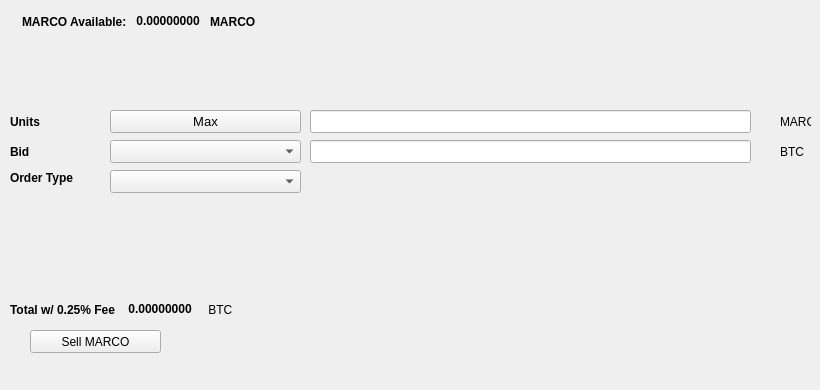
   <widget class="QWidget" name="SellTab">
    <attribute name="title">
     <string>Sell</string>
    </attribute>
    <widget class="QLabel" name="label_16">
     <property name="geometry">
      <rect>
       <x>780</x>
       <y>140</y>
       <width>31</width>
       <height>23</height>
      </rect>
     </property>
     <property name="text">
      <string>BTC</string>
     </property>
    </widget>
    <widget class="QComboBox" name="SellBidcomboBox">
     <property name="geometry">
      <rect>
       <x>110</x>
       <y>140</y>
       <width>191</width>
       <height>23</height>
      </rect>
     </property>
     <property name="font">
      <font>
       <pointsize>10</pointsize>
      </font>
     </property>
    </widget>
    <widget class="QLabel" name="label_18">
     <property name="geometry">
      <rect>
       <x>10</x>
       <y>110</y>
       <width>46</width>
       <height>23</height>
      </rect>
     </property>
     <property name="font">
      <font>
       <weight>75</weight>
       <bold>true</bold>
      </font>
     </property>
     <property name="text">
      <string>Units</string>
     </property>
    </widget>
    <widget class="QPushButton" name="Sell_Max_Amount">
     <property name="geometry">
      <rect>
       <x>110</x>
       <y>110</y>
       <width>191</width>
       <height>23</height>
      </rect>
     </property>
     <property name="font">
      <font>
       <pointsize>10</pointsize>
      </font>
     </property>
     <property name="text">
      <string>Max</string>
     </property>
    </widget>
    <widget class="QLabel" name="label_20">
     <property name="geometry">
      <rect>
       <x>10</x>
       <y>170</y>
       <width>91</width>
       <height>16</height>
      </rect>
     </property>
     <property name="font">
      <font>
       <weight>75</weight>
       <bold>true</bold>
      </font>
     </property>
     <property name="text">
      <string>Order Type</string>
     </property>
    </widget>
    <widget class="QComboBox" name="SellOrdertypeCombo">
     <property name="geometry">
      <rect>
       <x>110</x>
       <y>170</y>
       <width>191</width>
       <height>23</height>
      </rect>
     </property>
     <property name="font">
      <font>
       <pointsize>10</pointsize>
      </font>
     </property>
    </widget>
    <widget class="QLabel" name="label_21">
     <property name="geometry">
      <rect>
       <x>10</x>
       <y>140</y>
       <width>46</width>
       <height>23</height>
      </rect>
     </property>
     <property name="font">
      <font>
       <weight>75</weight>
       <bold>true</bold>
      </font>
     </property>
     <property name="text">
      <string>Bid</string>
     </property>
    </widget>
    <widget class="QLabel" name="label_22">
     <property name="geometry">
      <rect>
       <x>780</x>
       <y>110</y>
       <width>31</width>
       <height>23</height>
      </rect>
     </property>
     <property name="text">
      <string>MARCO</string>
     </property>
    </widget>
    <widget class="QLineEdit" name="UnitsInputMARCO">
     <property name="geometry">
      <rect>
       <x>310</x>
       <y>110</y>
       <width>441</width>
       <height>23</height>
      </rect>
     </property>
     <property name="font">
      <font>
       <pointsize>9</pointsize>
       <weight>75</weight>
       <bold>true</bold>
      </font>
     </property>
    </widget>
    <widget class="QLineEdit" name="SellBidPriceEdit">
     <property name="geometry">
      <rect>
       <x>310</x>
       <y>140</y>
       <width>441</width>
       <height>23</height>
      </rect>
     </property>
     <property name="font">
      <font>
       <pointsize>9</pointsize>
       <weight>75</weight>
       <bold>true</bold>
      </font>
     </property>
    </widget>
    <widget class="QPushButton" name="SellMARCOBTN">
     <property name="geometry">
      <rect>
       <x>30</x>
       <y>330</y>
       <width>131</width>
       <height>23</height>
      </rect>
     </property>
     <property name="text">
      <string>Sell MARCO</string>
     </property>
     <property name="icon">
      <iconset resource="../marco">
       <normaloff>:/icons/bitcoin</normaloff>:/icons/bitcoin</iconset>
     </property>
    </widget>
    <widget class="QWidget" name="layoutWidget3">
     <property name="geometry">
      <rect>
       <x>22</x>
       <y>12</y>
       <width>258</width>
       <height>19</height>
      </rect>
     </property>
     <layout class="QHBoxLayout" name="horizontalLayout">
      <item>
       <widget class="QLabel" name="label232_2">
        <property name="font">
         <font>
          <weight>75</weight>
          <bold>true</bold>
         </font>
        </property>
        <property name="text">
         <string>MARCO Available:</string>
        </property>
       </widget>
      </item>
      <item>
       <widget class="QLabel" name="MARCOAvailableLabel">
        <property name="palette">
         <palette>
          <active>
           <colorrole role="WindowText">
            <brush brushstyle="SolidPattern">
             <color alpha="255">
              <red>0</red>
              <green>0</green>
              <blue>0</blue>
             </color>
            </brush>
           </colorrole>
           <colorrole role="Button">
            <brush brushstyle="SolidPattern">
             <color alpha="255">
              <red>0</red>
              <green>170</green>
              <blue>0</blue>
             </color>
            </brush>
           </colorrole>
           <colorrole role="Light">
            <brush brushstyle="SolidPattern">
             <color alpha="255">
              <red>0</red>
              <green>255</green>
              <blue>0</blue>
             </color>
            </brush>
           </colorrole>
           <colorrole role="Midlight">
            <brush brushstyle="SolidPattern">
             <color alpha="255">
              <red>0</red>
              <green>212</green>
              <blue>0</blue>
             </color>
            </brush>
           </colorrole>
           <colorrole role="Dark">
            <brush brushstyle="SolidPattern">
             <color alpha="255">
              <red>0</red>
              <green>85</green>
              <blue>0</blue>
             </color>
            </brush>
           </colorrole>
           <colorrole role="Mid">
            <brush brushstyle="SolidPattern">
             <color alpha="255">
              <red>0</red>
              <green>113</green>
              <blue>0</blue>
             </color>
            </brush>
           </colorrole>
           <colorrole role="Text">
            <brush brushstyle="SolidPattern">
             <color alpha="255">
              <red>0</red>
              <green>170</green>
              <blue>0</blue>
             </color>
            </brush>
           </colorrole>
           <colorrole role="BrightText">
            <brush brushstyle="SolidPattern">
             <color alpha="255">
              <red>255</red>
              <green>255</green>
              <blue>255</blue>
             </color>
            </brush>
           </colorrole>
           <colorrole role="ButtonText">
            <brush brushstyle="SolidPattern">
             <color alpha="255">
              <red>0</red>
              <green>0</green>
              <blue>0</blue>
             </color>
            </brush>
           </colorrole>
           <colorrole role="Base">
            <brush brushstyle="SolidPattern">
             <color alpha="255">
              <red>255</red>
              <green>255</green>
              <blue>255</blue>
             </color>
            </brush>
           </colorrole>
           <colorrole role="Window">
            <brush brushstyle="SolidPattern">
             <color alpha="255">
              <red>0</red>
              <green>170</green>
              <blue>0</blue>
             </color>
            </brush>
           </colorrole>
           <colorrole role="Shadow">
            <brush brushstyle="SolidPattern">
             <color alpha="255">
              <red>0</red>
              <green>0</green>
              <blue>0</blue>
             </color>
            </brush>
           </colorrole>
           <colorrole role="AlternateBase">
            <brush brushstyle="SolidPattern">
             <color alpha="255">
              <red>127</red>
              <green>212</green>
              <blue>127</blue>
             </color>
            </brush>
           </colorrole>
           <colorrole role="ToolTipBase">
            <brush brushstyle="SolidPattern">
             <color alpha="255">
              <red>255</red>
              <green>255</green>
              <blue>220</blue>
             </color>
            </brush>
           </colorrole>
           <colorrole role="ToolTipText">
            <brush brushstyle="SolidPattern">
             <color alpha="255">
              <red>0</red>
              <green>0</green>
              <blue>0</blue>
             </color>
            </brush>
           </colorrole>
          </active>
          <inactive>
           <colorrole role="WindowText">
            <brush brushstyle="SolidPattern">
             <color alpha="255">
              <red>0</red>
              <green>0</green>
              <blue>0</blue>
             </color>
            </brush>
           </colorrole>
           <colorrole role="Button">
            <brush brushstyle="SolidPattern">
             <color alpha="255">
              <red>0</red>
              <green>170</green>
              <blue>0</blue>
             </color>
            </brush>
           </colorrole>
           <colorrole role="Light">
            <brush brushstyle="SolidPattern">
             <color alpha="255">
              <red>0</red>
              <green>255</green>
              <blue>0</blue>
             </color>
            </brush>
           </colorrole>
           <colorrole role="Midlight">
            <brush brushstyle="SolidPattern">
             <color alpha="255">
              <red>0</red>
              <green>212</green>
              <blue>0</blue>
             </color>
            </brush>
           </colorrole>
           <colorrole role="Dark">
            <brush brushstyle="SolidPattern">
             <color alpha="255">
              <red>0</red>
              <green>85</green>
              <blue>0</blue>
             </color>
            </brush>
           </colorrole>
           <colorrole role="Mid">
            <brush brushstyle="SolidPattern">
             <color alpha="255">
              <red>0</red>
              <green>113</green>
              <blue>0</blue>
             </color>
            </brush>
           </colorrole>
           <colorrole role="Text">
            <brush brushstyle="SolidPattern">
             <color alpha="255">
              <red>0</red>
              <green>170</green>
              <blue>0</blue>
             </color>
            </brush>
           </colorrole>
           <colorrole role="BrightText">
            <brush brushstyle="SolidPattern">
             <color alpha="255">
              <red>255</red>
              <green>255</green>
              <blue>255</blue>
             </color>
            </brush>
           </colorrole>
           <colorrole role="ButtonText">
            <brush brushstyle="SolidPattern">
             <color alpha="255">
              <red>0</red>
              <green>0</green>
              <blue>0</blue>
             </color>
            </brush>
           </colorrole>
           <colorrole role="Base">
            <brush brushstyle="SolidPattern">
             <color alpha="255">
              <red>255</red>
              <green>255</green>
              <blue>255</blue>
             </color>
            </brush>
           </colorrole>
           <colorrole role="Window">
            <brush brushstyle="SolidPattern">
             <color alpha="255">
              <red>0</red>
              <green>170</green>
              <blue>0</blue>
             </color>
            </brush>
           </colorrole>
           <colorrole role="Shadow">
            <brush brushstyle="SolidPattern">
             <color alpha="255">
              <red>0</red>
              <green>0</green>
              <blue>0</blue>
             </color>
            </brush>
           </colorrole>
           <colorrole role="AlternateBase">
            <brush brushstyle="SolidPattern">
             <color alpha="255">
              <red>127</red>
              <green>212</green>
              <blue>127</blue>
             </color>
            </brush>
           </colorrole>
           <colorrole role="ToolTipBase">
            <brush brushstyle="SolidPattern">
             <color alpha="255">
              <red>255</red>
              <green>255</green>
              <blue>220</blue>
             </color>
            </brush>
           </colorrole>
           <colorrole role="ToolTipText">
            <brush brushstyle="SolidPattern">
             <color alpha="255">
              <red>0</red>
              <green>0</green>
              <blue>0</blue>
             </color>
            </brush>
           </colorrole>
          </inactive>
          <disabled>
           <colorrole role="WindowText">
            <brush brushstyle="SolidPattern">
             <color alpha="255">
              <red>0</red>
              <green>85</green>
              <blue>0</blue>
             </color>
            </brush>
           </colorrole>
           <colorrole role="Button">
            <brush brushstyle="SolidPattern">
             <color alpha="255">
              <red>0</red>
              <green>170</green>
              <blue>0</blue>
             </color>
            </brush>
           </colorrole>
           <colorrole role="Light">
            <brush brushstyle="SolidPattern">
             <color alpha="255">
              <red>0</red>
              <green>255</green>
              <blue>0</blue>
             </color>
            </brush>
           </colorrole>
           <colorrole role="Midlight">
            <brush brushstyle="SolidPattern">
             <color alpha="255">
              <red>0</red>
              <green>212</green>
              <blue>0</blue>
             </color>
            </brush>
           </colorrole>
           <colorrole role="Dark">
            <brush brushstyle="SolidPattern">
             <color alpha="255">
              <red>0</red>
              <green>85</green>
              <blue>0</blue>
             </color>
            </brush>
           </colorrole>
           <colorrole role="Mid">
            <brush brushstyle="SolidPattern">
             <color alpha="255">
              <red>0</red>
              <green>113</green>
              <blue>0</blue>
             </color>
            </brush>
           </colorrole>
           <colorrole role="Text">
            <brush brushstyle="SolidPattern">
             <color alpha="255">
              <red>0</red>
              <green>85</green>
              <blue>0</blue>
             </color>
            </brush>
           </colorrole>
           <colorrole role="BrightText">
            <brush brushstyle="SolidPattern">
             <color alpha="255">
              <red>255</red>
              <green>255</green>
              <blue>255</blue>
             </color>
            </brush>
           </colorrole>
           <colorrole role="ButtonText">
            <brush brushstyle="SolidPattern">
             <color alpha="255">
              <red>0</red>
              <green>85</green>
              <blue>0</blue>
             </color>
            </brush>
           </colorrole>
           <colorrole role="Base">
            <brush brushstyle="SolidPattern">
             <color alpha="255">
              <red>0</red>
              <green>170</green>
              <blue>0</blue>
             </color>
            </brush>
           </colorrole>
           <colorrole role="Window">
            <brush brushstyle="SolidPattern">
             <color alpha="255">
              <red>0</red>
              <green>170</green>
              <blue>0</blue>
             </color>
            </brush>
           </colorrole>
           <colorrole role="Shadow">
            <brush brushstyle="SolidPattern">
             <color alpha="255">
              <red>0</red>
              <green>0</green>
              <blue>0</blue>
             </color>
            </brush>
           </colorrole>
           <colorrole role="AlternateBase">
            <brush brushstyle="SolidPattern">
             <color alpha="255">
              <red>0</red>
              <green>170</green>
              <blue>0</blue>
             </color>
            </brush>
           </colorrole>
           <colorrole role="ToolTipBase">
            <brush brushstyle="SolidPattern">
             <color alpha="255">
              <red>255</red>
              <green>255</green>
              <blue>220</blue>
             </color>
            </brush>
           </colorrole>
           <colorrole role="ToolTipText">
            <brush brushstyle="SolidPattern">
             <color alpha="255">
              <red>0</red>
              <green>0</green>
              <blue>0</blue>
             </color>
            </brush>
           </colorrole>
          </disabled>
         </palette>
        </property>
        <property name="font">
         <font>
          <weight>75</weight>
          <bold>true</bold>
         </font>
        </property>
        <property name="text">
         <string> 0.00000000 </string>
        </property>
        <property name="textInteractionFlags">
         <set>Qt::LinksAccessibleByMouse|Qt::TextSelectableByKeyboard|Qt::TextSelectableByMouse</set>
        </property>
       </widget>
      </item>
      <item>
       <widget class="QLabel" name="labelMARCO">
        <property name="font">
         <font>
          <weight>75</weight>
          <bold>true</bold>
         </font>
        </property>
        <property name="text">
         <string>MARCO</string>
        </property>
       </widget>
      </item>
     </layout>
    </widget>
    <widget class="QWidget" name="layoutWidget">
     <property name="geometry">
      <rect>
       <x>10</x>
       <y>300</y>
       <width>268</width>
       <height>19</height>
      </rect>
     </property>
     <layout class="QHBoxLayout" name="horizontalLayout_2">
      <item>
       <widget class="QLabel" name="label_19">
        <property name="font">
         <font>
          <weight>75</weight>
          <bold>true</bold>
         </font>
        </property>
        <property name="text">
         <string>Total w/ 0.25% Fee </string>
        </property>
       </widget>
      </item>
      <item>
       <widget class="QLabel" name="SellCostLabel">
        <property name="palette">
         <palette>
          <active>
           <colorrole role="WindowText">
            <brush brushstyle="SolidPattern">
             <color alpha="255">
              <red>0</red>
              <green>0</green>
              <blue>0</blue>
             </color>
            </brush>
           </colorrole>
           <colorrole role="Button">
            <brush brushstyle="SolidPattern">
             <color alpha="255">
              <red>0</red>
              <green>170</green>
              <blue>0</blue>
             </color>
            </brush>
           </colorrole>
           <colorrole role="Light">
            <brush brushstyle="SolidPattern">
             <color alpha="255">
              <red>0</red>
              <green>255</green>
              <blue>0</blue>
             </color>
            </brush>
           </colorrole>
           <colorrole role="Midlight">
            <brush brushstyle="SolidPattern">
             <color alpha="255">
              <red>0</red>
              <green>212</green>
              <blue>0</blue>
             </color>
            </brush>
           </colorrole>
           <colorrole role="Dark">
            <brush brushstyle="SolidPattern">
             <color alpha="255">
              <red>0</red>
              <green>85</green>
              <blue>0</blue>
             </color>
            </brush>
           </colorrole>
           <colorrole role="Mid">
            <brush brushstyle="SolidPattern">
             <color alpha="255">
              <red>0</red>
              <green>113</green>
              <blue>0</blue>
             </color>
            </brush>
           </colorrole>
           <colorrole role="Text">
            <brush brushstyle="SolidPattern">
             <color alpha="255">
              <red>0</red>
              <green>170</green>
              <blue>0</blue>
             </color>
            </brush>
           </colorrole>
           <colorrole role="BrightText">
            <brush brushstyle="SolidPattern">
             <color alpha="255">
              <red>255</red>
              <green>255</green>
              <blue>255</blue>
             </color>
            </brush>
           </colorrole>
           <colorrole role="ButtonText">
            <brush brushstyle="SolidPattern">
             <color alpha="255">
              <red>0</red>
              <green>0</green>
              <blue>0</blue>
             </color>
            </brush>
           </colorrole>
           <colorrole role="Base">
            <brush brushstyle="SolidPattern">
             <color alpha="255">
              <red>255</red>
              <green>255</green>
              <blue>255</blue>
             </color>
            </brush>
           </colorrole>
           <colorrole role="Window">
            <brush brushstyle="SolidPattern">
             <color alpha="255">
              <red>0</red>
              <green>170</green>
              <blue>0</blue>
             </color>
            </brush>
           </colorrole>
           <colorrole role="Shadow">
            <brush brushstyle="SolidPattern">
             <color alpha="255">
              <red>0</red>
              <green>0</green>
              <blue>0</blue>
             </color>
            </brush>
           </colorrole>
           <colorrole role="AlternateBase">
            <brush brushstyle="SolidPattern">
             <color alpha="255">
              <red>127</red>
              <green>212</green>
              <blue>127</blue>
             </color>
            </brush>
           </colorrole>
           <colorrole role="ToolTipBase">
            <brush brushstyle="SolidPattern">
             <color alpha="255">
              <red>255</red>
              <green>255</green>
              <blue>220</blue>
             </color>
            </brush>
           </colorrole>
           <colorrole role="ToolTipText">
            <brush brushstyle="SolidPattern">
             <color alpha="255">
              <red>0</red>
              <green>0</green>
              <blue>0</blue>
             </color>
            </brush>
           </colorrole>
          </active>
          <inactive>
           <colorrole role="WindowText">
            <brush brushstyle="SolidPattern">
             <color alpha="255">
              <red>0</red>
              <green>0</green>
              <blue>0</blue>
             </color>
            </brush>
           </colorrole>
           <colorrole role="Button">
            <brush brushstyle="SolidPattern">
             <color alpha="255">
              <red>0</red>
              <green>170</green>
              <blue>0</blue>
             </color>
            </brush>
           </colorrole>
           <colorrole role="Light">
            <brush brushstyle="SolidPattern">
             <color alpha="255">
              <red>0</red>
              <green>255</green>
              <blue>0</blue>
             </color>
            </brush>
           </colorrole>
           <colorrole role="Midlight">
            <brush brushstyle="SolidPattern">
             <color alpha="255">
              <red>0</red>
              <green>212</green>
              <blue>0</blue>
             </color>
            </brush>
           </colorrole>
           <colorrole role="Dark">
            <brush brushstyle="SolidPattern">
             <color alpha="255">
              <red>0</red>
              <green>85</green>
              <blue>0</blue>
             </color>
            </brush>
           </colorrole>
           <colorrole role="Mid">
            <brush brushstyle="SolidPattern">
             <color alpha="255">
              <red>0</red>
              <green>113</green>
              <blue>0</blue>
             </color>
            </brush>
           </colorrole>
           <colorrole role="Text">
            <brush brushstyle="SolidPattern">
             <color alpha="255">
              <red>0</red>
              <green>170</green>
              <blue>0</blue>
             </color>
            </brush>
           </colorrole>
           <colorrole role="BrightText">
            <brush brushstyle="SolidPattern">
             <color alpha="255">
              <red>255</red>
              <green>255</green>
              <blue>255</blue>
             </color>
            </brush>
           </colorrole>
           <colorrole role="ButtonText">
            <brush brushstyle="SolidPattern">
             <color alpha="255">
              <red>0</red>
              <green>0</green>
              <blue>0</blue>
             </color>
            </brush>
           </colorrole>
           <colorrole role="Base">
            <brush brushstyle="SolidPattern">
             <color alpha="255">
              <red>255</red>
              <green>255</green>
              <blue>255</blue>
             </color>
            </brush>
           </colorrole>
           <colorrole role="Window">
            <brush brushstyle="SolidPattern">
             <color alpha="255">
              <red>0</red>
              <green>170</green>
              <blue>0</blue>
             </color>
            </brush>
           </colorrole>
           <colorrole role="Shadow">
            <brush brushstyle="SolidPattern">
             <color alpha="255">
              <red>0</red>
              <green>0</green>
              <blue>0</blue>
             </color>
            </brush>
           </colorrole>
           <colorrole role="AlternateBase">
            <brush brushstyle="SolidPattern">
             <color alpha="255">
              <red>127</red>
              <green>212</green>
              <blue>127</blue>
             </color>
            </brush>
           </colorrole>
           <colorrole role="ToolTipBase">
            <brush brushstyle="SolidPattern">
             <color alpha="255">
              <red>255</red>
              <green>255</green>
              <blue>220</blue>
             </color>
            </brush>
           </colorrole>
           <colorrole role="ToolTipText">
            <brush brushstyle="SolidPattern">
             <color alpha="255">
              <red>0</red>
              <green>0</green>
              <blue>0</blue>
             </color>
            </brush>
           </colorrole>
          </inactive>
          <disabled>
           <colorrole role="WindowText">
            <brush brushstyle="SolidPattern">
             <color alpha="255">
              <red>0</red>
              <green>85</green>
              <blue>0</blue>
             </color>
            </brush>
           </colorrole>
           <colorrole role="Button">
            <brush brushstyle="SolidPattern">
             <color alpha="255">
              <red>0</red>
              <green>170</green>
              <blue>0</blue>
             </color>
            </brush>
           </colorrole>
           <colorrole role="Light">
            <brush brushstyle="SolidPattern">
             <color alpha="255">
              <red>0</red>
              <green>255</green>
              <blue>0</blue>
             </color>
            </brush>
           </colorrole>
           <colorrole role="Midlight">
            <brush brushstyle="SolidPattern">
             <color alpha="255">
              <red>0</red>
              <green>212</green>
              <blue>0</blue>
             </color>
            </brush>
           </colorrole>
           <colorrole role="Dark">
            <brush brushstyle="SolidPattern">
             <color alpha="255">
              <red>0</red>
              <green>85</green>
              <blue>0</blue>
             </color>
            </brush>
           </colorrole>
           <colorrole role="Mid">
            <brush brushstyle="SolidPattern">
             <color alpha="255">
              <red>0</red>
              <green>113</green>
              <blue>0</blue>
             </color>
            </brush>
           </colorrole>
           <colorrole role="Text">
            <brush brushstyle="SolidPattern">
             <color alpha="255">
              <red>0</red>
              <green>85</green>
              <blue>0</blue>
             </color>
            </brush>
           </colorrole>
           <colorrole role="BrightText">
            <brush brushstyle="SolidPattern">
             <color alpha="255">
              <red>255</red>
              <green>255</green>
              <blue>255</blue>
             </color>
            </brush>
           </colorrole>
           <colorrole role="ButtonText">
            <brush brushstyle="SolidPattern">
             <color alpha="255">
              <red>0</red>
              <green>85</green>
              <blue>0</blue>
             </color>
            </brush>
           </colorrole>
           <colorrole role="Base">
            <brush brushstyle="SolidPattern">
             <color alpha="255">
              <red>0</red>
              <green>170</green>
              <blue>0</blue>
             </color>
            </brush>
           </colorrole>
           <colorrole role="Window">
            <brush brushstyle="SolidPattern">
             <color alpha="255">
              <red>0</red>
              <green>170</green>
              <blue>0</blue>
             </color>
            </brush>
           </colorrole>
           <colorrole role="Shadow">
            <brush brushstyle="SolidPattern">
             <color alpha="255">
              <red>0</red>
              <green>0</green>
              <blue>0</blue>
             </color>
            </brush>
           </colorrole>
           <colorrole role="AlternateBase">
            <brush brushstyle="SolidPattern">
             <color alpha="255">
              <red>0</red>
              <green>170</green>
              <blue>0</blue>
             </color>
            </brush>
           </colorrole>
           <colorrole role="ToolTipBase">
            <brush brushstyle="SolidPattern">
             <color alpha="255">
              <red>255</red>
              <green>255</green>
              <blue>220</blue>
             </color>
            </brush>
           </colorrole>
           <colorrole role="ToolTipText">
            <brush brushstyle="SolidPattern">
             <color alpha="255">
              <red>0</red>
              <green>0</green>
              <blue>0</blue>
             </color>
            </brush>
           </colorrole>
          </disabled>
         </palette>
        </property>
        <property name="font">
         <font>
          <weight>75</weight>
          <bold>true</bold>
         </font>
        </property>
        <property name="autoFillBackground">
         <bool>false</bool>
        </property>
        <property name="text">
         <string> 0.00000000</string>
        </property>
        <property name="textInteractionFlags">
         <set>Qt::LinksAccessibleByMouse|Qt::TextSelectableByMouse</set>
        </property>
       </widget>
      </item>
      <item>
       <widget class="QLabel" name="label_17">
        <property name="font">
         <font>
          <weight>50</weight>
          <bold>false</bold>
         </font>
        </property>
        <property name="text">
         <string> BTC</string>
        </property>
       </widget>
      </item>
     </layout>
    </widget>
    <widget class="QLabel" name="label_23">
     <property name="geometry">
      <rect>
       <x>460</x>
       <y>300</y>
       <width>281</width>
       <height>81</height>
      </rect>
     </property>
     <property name="text">
      <string/>
     </property>
     <property name="pixmap">
      <pixmap>:/images/bittrex</pixmap>
     </property>
    </widget>
   </widget>
